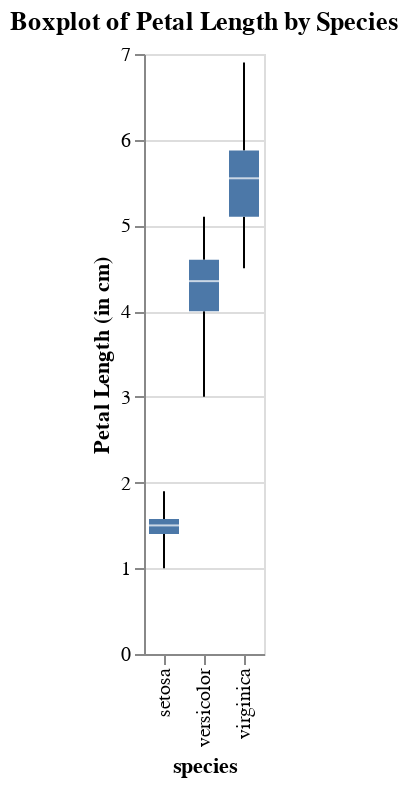

Source (notebook cell):
### Markdown cell above
## Box Plot

As a last plot we show how to make a Box Plot out of the petal length Data by *species*. As can be seen below this needs a lot more code. The reason is that this plot is build element by element. So first we need to calculate the quantiles, minimum, median and maximum. Then we can build a Boxplot step by step as you can see in the code below.

### Code cell
iris |>
@vlplot(title = "Boxplot of Petal Length by Species",
# Calculate the different Values needed to plot a Boxplot (Quartiles, Min, Max)   
    transform=[{
        aggregate=[
            {op=:q1, field=:petalLength, as=:lowerBox},
            {op=:q3, field=:petalLength, as=:upperBox},
            {op=:median, field=:petalLength, as=:midBox},
            {op=:min, field=:petalLength, as=:lowerWhisker},
            {op=:max, field=:petalLength, as=:upperWhisker}
        ],
        groupby=[:species]
    }]
) +
# Plot lower Whisker
@vlplot(
    mark={:rule, style=:boxWhisker},
    y={"lowerWhisker:q", axis={title="Petal Length (in cm)"}},
    y2="lowerBox:q",
    x="species:o"
) +
# Plot upper Whisker
@vlplot(
    mark={:rule, style=:boxWhisker},
    y="upperBox:q",
    y2="upperWhisker:q",
    x="species:o"
) +
# Plot Box
@vlplot(
    mark={:bar, style=:box},
    y="lowerBox:q",
    y2="upperBox:q",
    x="species:o",
    size={value=15}
) +
# Plot an indicator for median on the Box
@vlplot(
    mark={:tick, style=:boxMid},
    y="midBox:q",
    x="species:o",
    color={value=:white},
    size={value=15}
)

### Figure 1 — Vega-Lite specification as saved in the notebook (floating-point values rounded to 4 significant figures; data arrays with more than 128 entries replaced by an {"elided": "..."} marker saying what was removed)
{"data": {"values": {"elided": "150 records"}}, "layer": [{"encoding": {"x": {"field": "species", "type": "ordinal"}, "y": {"axis": {"title": "Petal Length (in cm)"}, "field": "lowerWhisker", "type": "quantitative"}, "y2": {"field": "lowerBox", "type": "quantitative"}}, "mark": {"style": "boxWhisker", "type": "rule"}}, {"encoding": {"x": {"field": "species", "type": "ordinal"}, "y": {"field": "upperBox", "type": "quantitative"}, "y2": {"field": "upperWhisker", "type": "quantitative"}}, "mark": {"style": "boxWhisker", "type": "rule"}}, {"encoding": {"size": {"value": 15}, "x": {"field": "species", "type": "ordinal"}, "y": {"field": "lowerBox", "type": "quantitative"}, "y2": {"field": "upperBox", "type": "quantitative"}}, "mark": {"style": "box", "type": "bar"}}, {"encoding": {"color": {"value": "white"}, "size": {"value": 15}, "x": {"field": "species", "type": "ordinal"}, "y": {"field": "midBox", "type": "quantitative"}}, "mark": {"style": "boxMid", "type": "tick"}}], "title": "Boxplot of Petal Length by Species", "transform": [{"aggregate": [{"as": "lowerBox", "field": "petalLength", "op": "q1"}, {"as": "upperBox", "field": "petalLength", "op": "q3"}, {"as": "midBox", "field": "petalLength", "op": "median"}, {"as": "lowerWhisker", "field": "petalLength", "op": "min"}, {"as": "upperWhisker", "field": "petalLength", "op": "max"}], "groupby": ["species"]}]}
